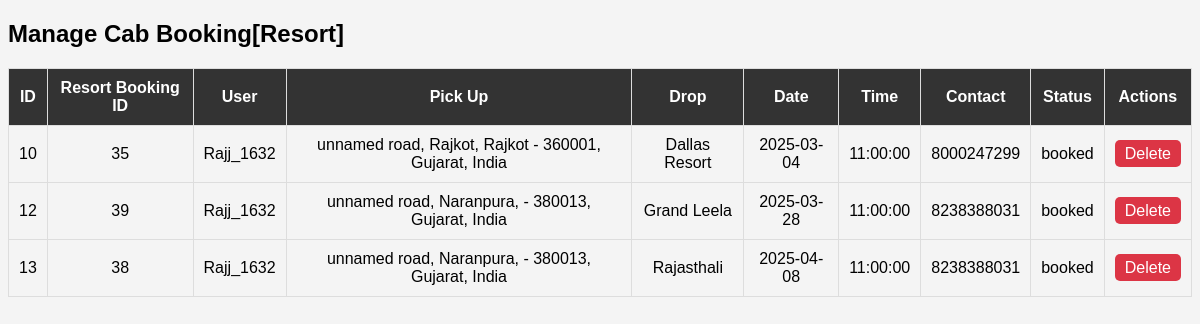
/admin/cabresort.php (signed in), run on the app's committed database.
### tables this page shows
CREATE TABLE `cab_booking_resort` (
  `id` int(11) NOT NULL,
  `username` varchar(255) DEFAULT NULL,
  `resort_booking_id` int(11) NOT NULL,
  `pickup` varchar(255) NOT NULL,
  `dropoff` varchar(255) NOT NULL,
  `date` date NOT NULL,
  `time` time NOT NULL,
  `contact` varchar(15) NOT NULL,
  `created_at` timestamp NOT NULL DEFAULT current_timestamp(),
  `status` varchar(50) NOT NULL DEFAULT 'booked'
);

### admin/cabresort.php (the view, shortened to what this page needs)
<?php
$conn = mysqli_connect("localhost", "root", "", "bookmyroom") or die("Database Error");
$result = mysqli_query($conn, "SELECT * FROM cab_booking_resort");
?>
<!DOCTYPE html>
<html lang="en">
<head>
</head>
<body>
    <h2>Manage Cab Booking[Resort]</h2>
    <table>
        <tr>
            <th>ID</th>
            <th>Resort Booking ID</th>
            <th>User</th>
            <th>Pick Up</th>
            <th>Drop</th>
            <th>Date</th>
            <th>Time</th>
            <th>Contact</th>
            <th>Status</th>
            <th>Actions</th>
        </tr>
        <?php while ($row = mysqli_fetch_assoc($result)): ?>
            <tr>
                <td><?php echo $row['id']; ?></td>
                <td><?php echo $row['resort_booking_id']; ?></td>
                <td><?php echo $row['username']; ?></td>
                <td><?php echo $row['pickup']; ?></td>
                <td><?php echo $row['dropoff']; ?></td>
                <td><?php echo $row['date']; ?></td>
                <td><?php echo $row['time']; ?></td>
                <td><?php echo $row['contact']; ?></td>
                <td><?php echo $row['status']; ?></td>
                <td>
                    <a href="cabresort.php?delete_id=<?php echo $row['id']; ?>" class="delete-btn" onclick="return confirm('Are you sure you want to delete this record?');">Delete</a>
                </td>
            </tr>
        <?php endwhile; ?>
    </table>
</body>
</html>

### admin/cabresort.php (style rules this page uses)
body { font-family: Arial, sans-serif; background-color: #f4f4f4; }
table { width: 100%; border-collapse: collapse; margin-top: 20px; }
th, td { border: 1px solid #ddd; padding: 10px; text-align: center; }
th { background-color: #333; color: white; }
a { text-decoration: none; padding: 5px 10px; border-radius: 5px; color: white; }
.delete-btn { background-color: #dc3545; }

### data on the page
cab_booking_resort: id "10", resort_booking "35", username "Rajj_1632", pickup "unnamed road, Rajkot, Rajkot - 360001, Gujarat, India", dropoff "Dallas Resort", date "2025-03-04", time "11:00:00", contact "8000247299", status "booked"
cab_booking_resort: id "12", resort_booking "39", username "Rajj_1632", pickup "unnamed road, Naranpura, - 380013, Gujarat, India", dropoff "Grand Leela", date "2025-03-28", time "11:00:00", contact "8238388031", status "booked"
cab_booking_resort: id "13", resort_booking "38", username "Rajj_1632", pickup "unnamed road, Naranpura, - 380013, Gujarat, India", dropoff "Rajasthali", date "2025-04-08", time "11:00:00", contact "8238388031", status "booked"
